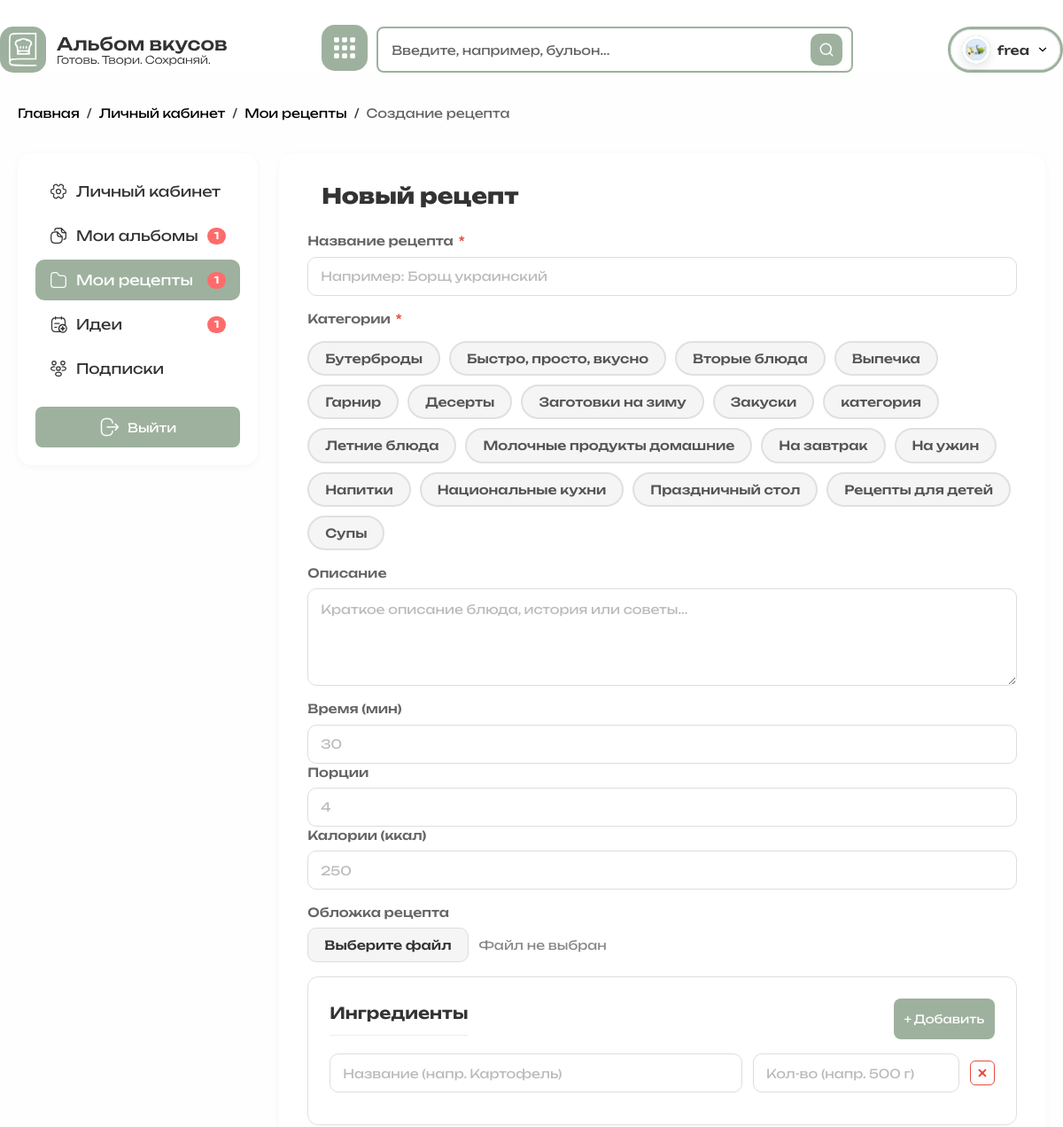
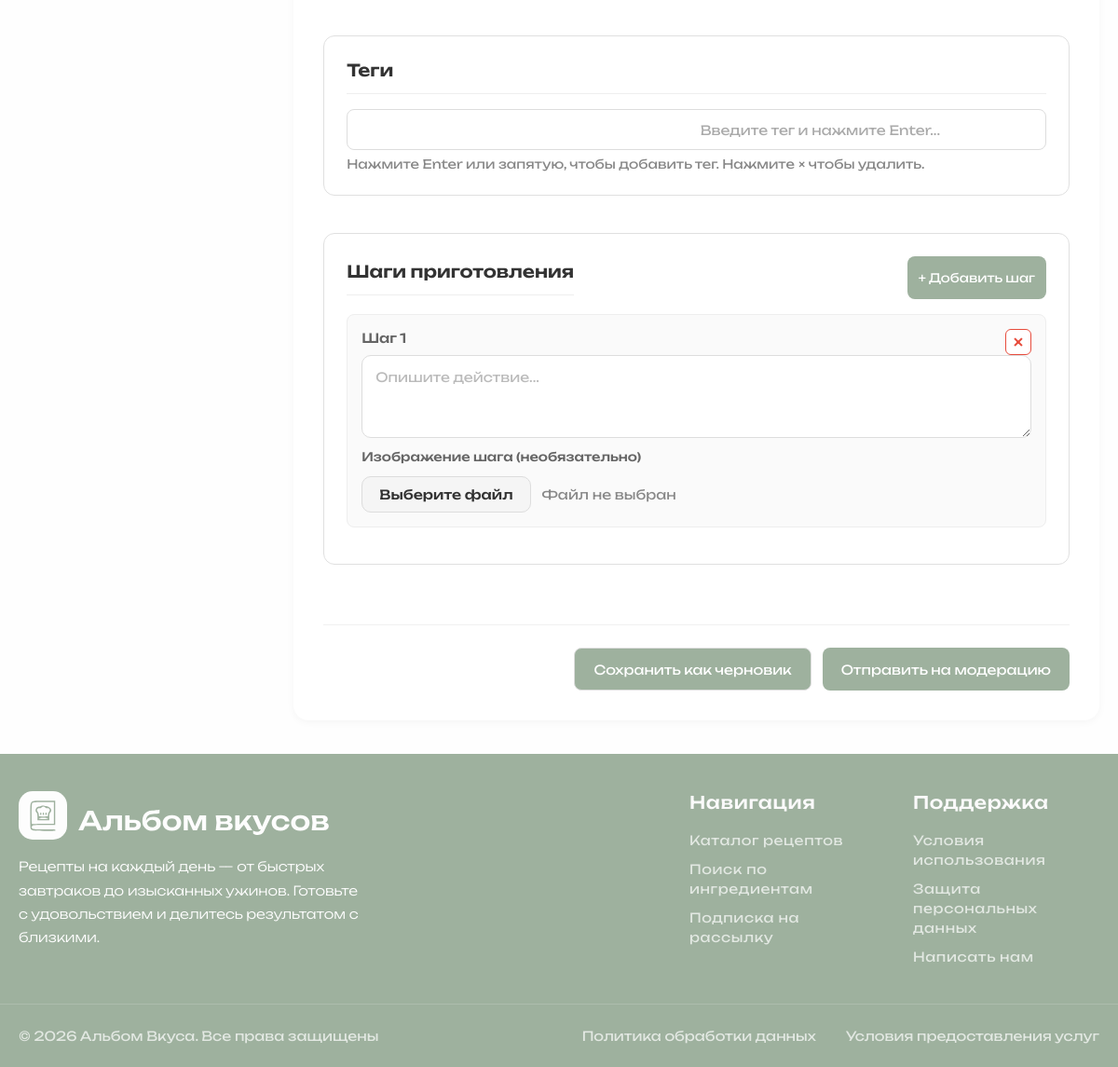
Page /?page=create_recipe (signed in) on the committed database (2 pictures, top to bottom).
### tables this page shows
CREATE TABLE `users` (
  `id` char(36) NOT NULL DEFAULT (uuid()),
  `email` varchar(255) NOT NULL,
  `password_hash` varchar(255) NOT NULL,
  `username` varchar(50) NOT NULL,
  `avatar_url` text,
  `role` enum('user','admin','moderator') NOT NULL DEFAULT 'user',
  `created_at` datetime NOT NULL DEFAULT CURRENT_TIMESTAMP,
  `updated_at` datetime NOT NULL DEFAULT CURRENT_TIMESTAMP ON UPDATE CURRENT_TIMESTAMP
);

CREATE TABLE `categories` (
  `id` char(36) NOT NULL DEFAULT (uuid()),
  `name` varchar(100) NOT NULL,
  `slug` varchar(100) NOT NULL,
  `description` text,
  `image_url` varchar(255) DEFAULT NULL,
  `created_at` datetime NOT NULL DEFAULT CURRENT_TIMESTAMP
);

### pages/user/create_recipe.php (the view, shortened to what this page needs)
<?php
    global $connect;
    $stmt_cats = $connect->query("SELECT id, name FROM categories ORDER BY name ASC");
    $all_categories = $stmt_cats->fetchAll(PDO::FETCH_ASSOC);
    $posted_categories = $_POST['categories'] ?? [];
?>
<div class="container">
    <nav class="breadcrumbs">
        <a href="?page=main">Главная</a>
        <a href="?page=profile">Личный кабинет</a>
        <a href="?page=my_recipes">Мои рецепты</a>
        <span>Создание рецепта</span>
    </nav>
    <div class="profile_container">
        <?php include __DIR__ . '/../../includes/profile_sidebar.php'; ?>
        <div class="profile_content">
            <div class="my_recipes_header">
                <h2 class="section_title">Новый рецепт</h2>
            </div>
            <form class="admin_form" method="POST" enctype="multipart/form-data">
                <div class="form_group">
                    <label>Название рецепта <span class="required">*</span></label>
                    <input type="text" name="title" placeholder="Например: Борщ украинский"
                        value="<?= htmlspecialchars($_POST['title'] ?? '') ?>">
                </div>
                <div class="form_group">
                    <label>Категории <span class="required">*</span></label>
                    <div class="category_tags_selector">
                        <?php if (!empty($all_categories)): ?>
                        <?php foreach ($all_categories as $cat): ?>
                        <label
                            class="category_checkbox_tag <?= in_array($cat['id'], $posted_categories) ? 'selected' : '' ?>">
                            <span><?= htmlspecialchars($cat['name']) ?></span>
                        </label>
                        <?php endforeach; ?>
                        <?php endif; ?>
                    </div>
                </div>
                <div class="form_group">
                    <label>Описание</label>
                    <textarea name="description" rows="4"
                        placeholder="Краткое описание блюда, история или советы..."><?= htmlspecialchars($_POST['description'] ?? '') ?></textarea>
                </div>
                <div class="form_row">
                    <div class="form_group">
                        <label>Время (мин)</label>
                        <input type="number" name="cooking_time" min="1" placeholder="30"
                            value="<?= htmlspecialchars($_POST['cooking_time'] ?? '') ?>">
                    </div>
                    <div class="form_group">
                        <label>Порции</label>
                        <input type="number" name="servings" min="1" placeholder="4"
                            value="<?= htmlspecialchars($_POST['servings'] ?? '') ?>">
                    </div>
                    <div class="form_group">
                        <label>Калории (ккал)</label>
                        <input type="number" name="calories" min="0" placeholder="250"
                            value="<?= htmlspecialchars($_POST['calories'] ?? '') ?>">
                    </div>
                </div>
                <div class="form_group">
                    <label>Обложка рецепта</label>
                    <div class="cover_file_wrapper">
                        <button type="button" class="btn_file" id="coverBtn">Выберите файл</button>
                        <span class="file_name" id="coverName">Файл не выбран</span>
                    </div>
                </div>
                <div class="form_card">
                    <div style="display:flex; justify-content:space-between; align-items:center; margin-bottom:16px;">
                        <h3 class="form_card_title" style="margin:0;">Ингредиенты</h3>
                        <button type="button" class="btn v1" id="addIngredientBtn"
                            style="padding: 6px 12px; font-size: 13px;">
                            + Добавить
                        </button>
                    </div>
                    <div id="ingredientsContainer">
                        <?php
                        $post_ing_names = $_POST['ing_name'] ?? [''];
                        $post_ing_amounts = $_POST['ing_amount'] ?? [''];
                        foreach ($post_ing_names as $index => $name):
                        ?>
                        <div class="ingredient-row form_row">
                            <div class="form_group" style="flex:2;">
                                <input type="text" name="ing_name[]" placeholder="Название (напр. Картофель)"
                                    value="<?= htmlspecialchars($name) ?>">
                            </div>
                            <div class="form_group" style="flex:1;">
                                <input type="text" name="ing_amount[]" placeholder="Кол-во (напр. 500 г)"
                                    value="<?= htmlspecialchars($post_ing_amounts[$index] ?? '') ?>">
                            </div>
                            <button type="button" class="btn_remove_row" title="Удалить">×</button>
                        </div>
                        <?php endforeach; ?>
                    </div>
                </div>
                <div class="form_card">
                    <h3 class="form_card_title" style="margin:0 0 16px 0;">Теги</h3>
                    <div class="tag-input-wrapper" id="tagInputWrapper">
                        <input type="text" id="tagInput" placeholder="Введите тег и нажмите Enter..."
                            autocomplete="off">
                    </div>
                    <small style="color:#888; display:block; margin-top:6px;">Нажмите Enter или запятую, чтобы добавить
                        тег. Нажмите × чтобы удалить.</small>
                </div>
                <div class="form_card">
                    <div style="display:flex; justify-content:space-between; align-items:center; margin-bottom:16px;">
                        <h3 class="form_card_title" style="margin:0;">Шаги приготовления</h3>
                        <button type="button" class="btn v1" id="addStepBtn"
                            style="padding: 6px 12px; font-size: 13px;">
                            + Добавить шаг
                        </button>
                    </div>
                    <div id="stepsContainer">
                        <?php
                        $post_steps = $_POST['step_text'] ?? [''];
                        foreach ($post_steps as $index => $text):
                        ?>
                        <div class="step-row"
                            style="position:relative; padding: 15px; border: 1px solid #eee; border-radius: 8px; margin-bottom: 15px; background: #fafafa;">
                            <div class="form_group">
                                <label>Шаг <?= $index + 1 ?></label>
                                <textarea name="step_text[]" rows="3" placeholder="Опишите действие..."
                                    style="width: 100%;"><?= htmlspecialchars($text) ?></textarea>
                            </div>
                            <div class="form_group" style="margin-top: 12px;">
                                <label
                                    style="font-size: 13px; color: #666; margin-bottom: 4px; display: block;">Изображение
                                    шага (необязательно)</label>
                                <div class="cover_file_wrapper">
                                    <button type="button" class="btn_file step-file-btn">Выберите файл</button>
                                    <span class="file_name step-file-name">Файл не выбран</span>
                                </div>
                            </div>
                            <button type="button" class="btn_remove_row" title="Удалить"
                                style="top: 15px; right: 15px;">×</button>
                        </div>
                        <?php endforeach; ?>
                    </div>
                </div>
                <div class="form_actions">
                    <button type="submit" class="btn v1 btn_outline" name="action" value="draft">Сохранить как
                        черновик</button>
                    <button type="submit" class="btn v1" name="action" value="moderation">Отправить на
                        модерацию</button>
                </div>
            </form>
        </div>
    </div>
</div>

### includes/header.php (shortened to what this page needs)
<?php
    global $connect;
    $is_logged_in = isset($_SESSION['user_id']) && !empty($_SESSION['user_id']);
    $username = '';
    $avatar_letter = '';
    $user = null;
    if ($is_logged_in) {
        $stmt = $connect->prepare("
            SELECT username, avatar_url, role
            FROM users
            WHERE id = ?
        ");
        $stmt->execute([$_SESSION['user_id']]);
        $user = $stmt->fetch(PDO::FETCH_ASSOC);
        if ($user) {
            $username = $user['username'];
            $avatar_letter = mb_strtoupper(mb_substr($username, 0, 1));
        } else {
            $is_logged_in = false;
            session_unset();
            session_destroy();
        }
    }
?>
<header class="v2 desktop_header">
    <div class="header_container">
        <a href="?page=main">
            <div class="logo_container"></div>
        </a>
        <div class="search_block">
            <a href="?page=categories"><button class="menu_btn" aria-label="Категории"></button></a>
            <div class="search_input" id="headerSearchWrapper">
                <form class="header_search_form" id="headerSearchForm">
                    <input type="text" name="q" placeholder="Введите, например, бульон..." id="headerSearchInput"
                        autocomplete="off">
                </form>
            </div>
        </div>
        <div class="auth_buttons">
            <?php if ($is_logged_in): ?>
            <div class="user_menu" id="userMenu">
                <button class="user_menu_toggle" id="userMenuToggle" aria-label="Меню пользователя">
                    <div class="user_avatar_mini">
                        <?php if (!empty($user['avatar_url'])): ?>
                        <img class='profile_avatar' src="<?= htmlspecialchars($user['avatar_url']) ?>" alt="Аватар">
                        <?php else: ?>
                        <span><?= htmlspecialchars($avatar_letter) ?></span>
                        <?php endif; ?>
                    </div>
                    <span class="user_name_mini"><?= htmlspecialchars($username) ?></span>
                    <svg class="chevron_mini" width="14" height="14" viewBox="0 0 24 24" fill="none"
                        stroke="currentColor" stroke-width="2" stroke-linecap="round">
                        <polyline points="6 9 12 15 18 9" />
                    </svg>
                </button>
            </div>
            <?php else: ?>
            <a href="#" class="auth-btn active" id="loginBtn">Войти</a>
            <a href="#" class="auth-btn" id="registerBtn">Регистрация</a>
            <?php endif; ?>
        </div>
    </div>
</header>

### rows in the picture
users: avatar_url (picture), username "frea"
categories: name "Бутерброды"
categories: name "Быстро, просто, вкусно"
categories: name "Вторые блюда"
categories: name "Выпечка"
categories: name "Гарнир"
categories: name "Десерты"
categories: name "Заготовки на зиму"
categories: name "Закуски"
categories: name "категория"
categories: name "Летние блюда"
categories: name "Молочные продукты домашние"
categories: name "На завтрак"
categories: name "На ужин"
categories: name "Напитки"
categories: name "Национальные кухни"
categories: name "Праздничный стол"
categories: name "Рецепты для детей"
categories: name "Супы"

### other values in the picture
$albums_count "1"
$my_recipes_count "1"
$favorites_count "1"
